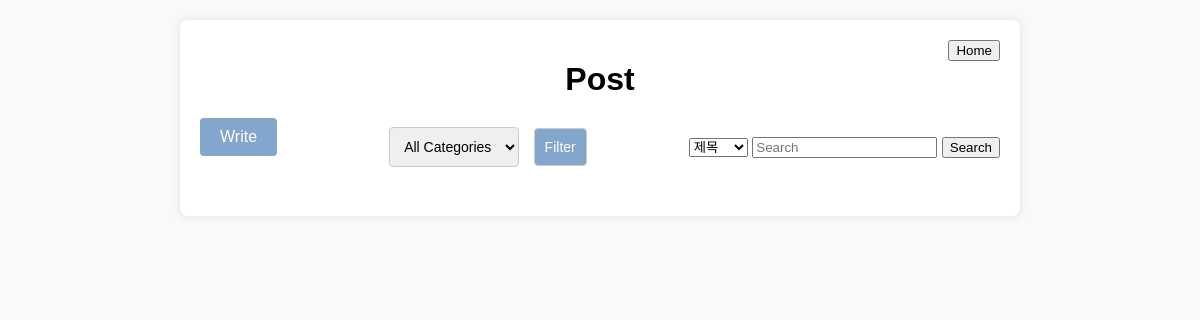
The app's page /community/, older data.
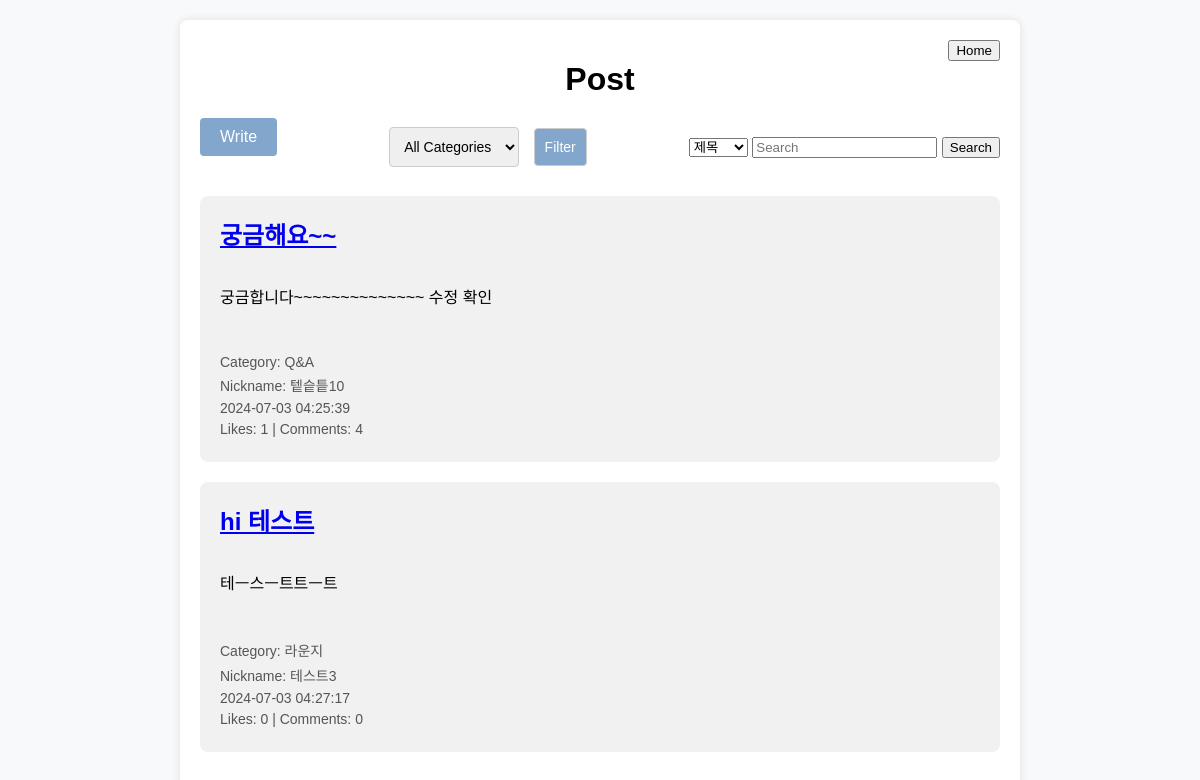
The same page, newer data.
### community/models.py (models this page shows, shortened)
class Post(models.Model):
    author = models.ForeignKey(CustomUser, on_delete=models.CASCADE)
    title = models.CharField(max_length=200)
    content = models.TextField()
    photo = models.ImageField(upload_to='photos/', blank=True, null=True)
    category = models.ForeignKey(Category, on_delete=models.SET_NULL, null=True)
    created_at = models.DateTimeField(auto_now_add=True)
    likes = models.ManyToManyField(CustomUser, related_name='post_likes', blank=True)
    hashtags = models.CharField(max_length=200, blank=True)  # 해시태그 필드 추가
    def total_likes(self):
        return self.likes.count()

class Category(models.Model):
    name = models.CharField(max_length=100)

### accounts/models.py (models this page shows)
class CustomUser(AbstractUser):
    username = models.CharField(max_length=30, unique=True)
    nickname = models.CharField(max_length=10)
    date_of_birth = models.DateField(null=True, blank=True)
    phone_number = models.CharField(max_length=15, null=True, blank=True)
    email_verified = models.BooleanField(default=False)
    profile_picture = models.ImageField(upload_to='profile_pictures/', null=True, blank=True)
    job_type = models.CharField(max_length=50, null=True, blank=True)
    start_year = models.IntegerField(null=True, blank=True)
    end_year = models.IntegerField(null=True, blank=True)

### community/views.py (the view, shortened to what this page needs)
# urls.py: path('', views.post, name='post'),
def post(request):
    categories = Category.objects.all()
    category_filter = request.GET.get('category')
    search_query = request.GET.get('search')
    search_type = request.GET.get('search_type')
    posts = Post.objects.all()
    if category_filter:
        posts = posts.filter(category__name=category_filter)
    return render(request, 'post.html', {'posts': posts, 'categories': categories})

### community/templates/post.html (shortened to what this page needs)
<!DOCTYPE html>
<html lang="en">
<head>
</head>
<body>
    <div class="container">
        <div class="home-button">
            <form action="{% url 'home' %}">
                <button type="submit">Home</button>
            </form>
        </div>
        <h1>Post</h1>
        <div class="top-bar">
            <a href="{% url 'postwrite' %}" class="write-post">Write</a>
            <form action="{% url 'post' %}" method="get" class="category-filter">
                <select name="category">
                    <option value="" {% if not selected_category %}selected{% endif %}>All Categories</option>
                </select>
                <button type="submit">Filter</button>
            </form>
            <form action="{% url 'post' %}" method="get" class="search-form">
                <select name="search_type">
                    <option value="title" {% if request.GET.search_type == "title" %}selected{% endif %}>제목</option>
                </select>
                <input type="text" name="search" placeholder="Search" value="{{ request.GET.search }}">
                <button type="submit">Search</button>
            </form>
        </div>
        <ul>
            {% for post in posts %}
                <li>
                    <h2><a href="{% url 'postdetail' post.pk %}">{{ post.title }}</a></h2>
                    <br>
                    <p>{{ post.content|truncatechars:45 }}</p>
                    <br><br>
                    <p class="post-meta">Category: {{ post.category.name }}</p>
                    <p class="post-meta">Nickname: {{ post.author.nickname }}</p>
                    <p class="post-meta">{{ post.created_at|date:"Y-m-d H:i:s" }}</p>
                    <p class="post-meta">Likes: {{ post.total_likes }} | Comments: {{ post.comments.count }}</p>
                </li>
            {% endfor %}
        </ul>
    </div>
</body>
</html>

### community/templates/post.html (style rules this page uses)
body { font-family: Arial, sans-serif; background-color: #f8f9fa; margin: 0; padding: 20px; }
.container { max-width: 800px; margin: auto; padding: 20px; background-color: #fff; box-shadow: 0 0 10px rgba(0, 0, 0, 0.1); border-radius: 8px; position: relative; }
h1 { text-align: center; margin-bottom: 20px; }
a.write-post { display: inline-block; margin-bottom: 20px; background-color: rgb(131, 166, 204); color: #fff; padding: 10px 20px; border-radius: 4px; text-decoration: none; text-align: center; }
.top-bar { display: flex; justify-content: space-between; align-items: center; margin-bottom: 20px; }
form { margin: 0; }
.category-filter select, .category-filter button[type="submit"] { padding: 10px; border: 1px solid #ccc; border-radius: 4px; font-size: 14px; margin-left: 10px; }
.category-filter button[type="submit"] { background-color: rgb(131, 166, 204); color: #fff; cursor: pointer; }
ul { list-style: none; padding: 0; }
li { margin-bottom: 20px; padding: 20px; background-color: #f1f1f1; border-radius: 8px; position: relative; }
h2 { margin: 0 0 10px; }
p { margin: 5px 0; }
.post-meta { color: #555; font-size: 14px; }
.home-button { position: absolute; top: 20px; right: 20px; }

Row changes from the older to the newer data that the page shows:
added Post: title "궁금해요~~", content "궁금합니다~~~~~~~~~~~~~~ 수정 확인", category.name "Q&A", author.nickname "텥슽틑10", created_at "2024-07-03 04:25:39", total_likes "1", comments.count "4"
added Post: title "hi 테스트", content "테ㅡ스ㅡ트트ㅡ트", category.name "라운지", author.nickname "테스트3", created_at "2024-07-03 04:27:17", total_likes "0", comments.count "0"
